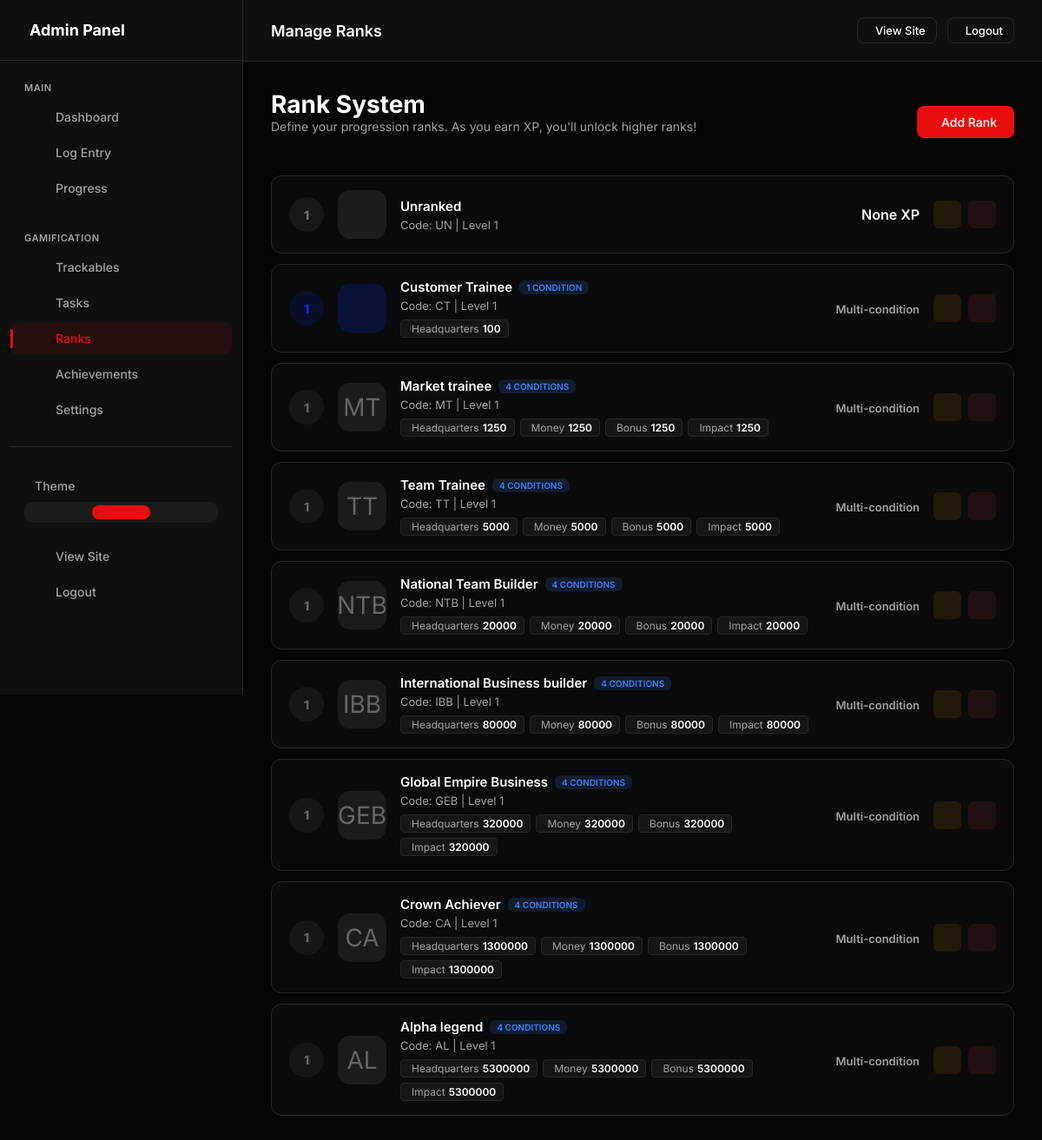
The page /admin/ranks (signed in) on the database its author committed.
### models.py (models this page shows, shortened)
class UserSettings(db.Model):
    __tablename__ = 'user_settings'
    id = db.Column(db.Integer, primary_key=True)
    user_id = db.Column(db.Integer, db.ForeignKey('users.id'), nullable=False, unique=True, index=True)
    accent_color = db.Column(db.String(20), default='#e90e0e')
    points_name = db.Column(db.String(20), default='XP')  # "XP", "Points", "Coins", etc.
    points_icon = db.Column(db.String(50), default='ph-lightning')
    daily_xp_goal = db.Column(db.Integer, default=50)
    perfect_day_bonus = db.Column(db.Integer, default=50)
    perfect_week_bonus = db.Column(db.Integer, default=500)
    streak_bonus_per_day = db.Column(db.Integer, default=5)  # Extra XP per streak day
    show_xp_animations = db.Column(db.Boolean, default=True)
    dark_mode = db.Column(db.Boolean, default=True)
    compact_view = db.Column(db.Boolean, default=False)
    show_dashboard_header = db.Column(db.Boolean, default=True)
    enable_youtube_sync = db.Column(db.Boolean, default=False)
    created_at = db.Column(db.DateTime, default=datetime.utcnow)
    updated_at = db.Column(db.DateTime, default=datetime.utcnow, onupdate=datetime.utcnow)

class CustomRank(db.Model):
    __tablename__ = 'custom_ranks'
    id = db.Column(db.Integer, primary_key=True)
    user_id = db.Column(db.Integer, db.ForeignKey('users.id'), nullable=False, index=True)
    level = db.Column(db.Integer, nullable=False, default=1)  # Numeric level
    name = db.Column(db.String(100), nullable=False)  # "Beginner", "Expert", etc.
    code = db.Column(db.String(10))  # Short code like "BT", "MS"
    description = db.Column(db.String(500))
    min_xp = db.Column(db.Integer, nullable=True)  # XP needed to reach this rank (nullable for multi-condition ranks)
    icon = db.Column(db.String(100))  # Icon path or phosphor icon
    color = db.Column(db.String(20), default='#666666')
    badge_image = db.Column(db.String(500))  # Path to badge image
    is_max_rank = db.Column(db.Boolean, default=False)
    created_at = db.Column(db.DateTime, default=datetime.utcnow)
    updated_at = db.Column(db.DateTime, default=datetime.utcnow, onupdate=datetime.utcnow)
    conditions = db.relationship('RankCondition', backref='rank', lazy=True, cascade='all, delete-orphan')

class RankCondition(db.Model):
    __tablename__ = 'rank_conditions'
    id = db.Column(db.Integer, primary_key=True)
    rank_id = db.Column(db.Integer, db.ForeignKey('custom_ranks.id'), nullable=False, index=True)
    condition_type = db.Column(db.String(50), nullable=False)  # See CONDITION_TYPES below
    threshold = db.Column(db.Integer, nullable=False)  # The value that must be reached
    custom_name = db.Column(db.String(100))  # User-defined name for this condition
    is_bucket = db.Column(db.Boolean, default=False)  # If True, only allocated entries count
    trackable_slug = db.Column(db.String(100))  # Used when condition_type is 'trackable_xp' or 'trackable_count'
    created_at = db.Column(db.DateTime, default=datetime.utcnow)

### app.py (the view)
    @app.route('/admin/ranks')
    @admin_required
    def admin_ranks():
        ranks = CustomRank.query.filter_by(
            user_id=current_user.id
        ).order_by(CustomRank.level).all()
        return render_template('admin/ranks.html', ranks=ranks)

### templates/admin/ranks.html (shortened to what this page needs)
{% extends "admin/base.html" %}
{% block page_title %}Manage Ranks{% endblock %}
{% block content %}
<div class="page-header">
    <div>
        <h1 class="page-title">Rank System</h1>
        <p class="page-intro">Define your progression ranks. As you earn {{ points_name }}, you'll unlock higher ranks!
        </p>
    </div>
    <div class="page-actions">
        <a href="{{ url_for('admin_rank_add') }}" class="btn btn-primary">
             Add Rank
        </a>
    </div>
</div>
{% if ranks %}
<div class="ranks-list">
    {% for rank in ranks %}
    <div class="rank-row">
        <div class="rank-level" style="background: {{ rank.color }}20; color: {{ rank.color }}">
            {{ rank.level }}
        </div>
        <div class="rank-icon-box" style="background: {{ rank.color }}30; color: {{ rank.color }}">
            {% if rank.icon %}
            <i class="ph {{ rank.icon }}"></i>
            {% else %}
            {{ rank.code or 'L' ~ rank.level }}
            {% endif %}
        </div>
        <div class="rank-info">
            <div class="rank-name">
                {{ rank.name }}
                {% if rank.conditions %}
                <span class="badge-conditions"
                    style="padding: 2px 8px; border-radius: 6px; font-size: 10px; font-weight: 600; background: rgba(59, 130, 246, 0.15); color: #3b82f6; text-transform: uppercase;">
                    {{ rank.conditions|length }} condition{{ 's' if rank.conditions|length != 1 else '' }}
                </span>
                {% endif %}
            </div>
            <div class="rank-meta">
                Code: {{ rank.code or '-' }} | Level {{ rank.level }}
            </div>
            {% if rank.conditions %}
            <div class="rank-conditions-list">
                {% for condition in rank.conditions %}
                <div class="condition-tag {% if condition.is_bucket %}bucket{% endif %}" >
                    <span>
                        {{ condition.custom_name if condition.custom_name else condition.condition_type|replace('_', '
                        ')|title }}
                    </span>
                    <strong>{{ condition.threshold }}</strong>
                </div>
                {% endfor %}
            </div>
            {% endif %}
        </div>
        <div class="rank-xp">
            {% if rank.conditions %}
            <span style="font-size: 13px; color: var(--text-muted);">Multi-condition</span>
            {% else %}
            {{ rank.min_xp|format_number }} {{ points_name }}
            {% endif %}
        </div>
        <div class="rank-actions">
            <a href="{{ url_for('admin_rank_edit', id=rank.id) }}" class="action-btn edit" title="Edit">
            </a>
            <form action="{{ url_for('admin_rank_delete', id=rank.id) }}" method="post"
                onsubmit="return confirmDelete(this, 'Rank')" style="display: inline;">
                <button type="submit" class="action-btn delete" title="Delete">
                </button>
            </form>
        </div>
    </div>
    {% endfor %}
</div>
{% endif %}
{% endblock %}

### templates/admin/base.html (style rules this page uses)
:root, [data-theme="dark"] { --bg-body: #050505; --bg-card: #0f0f0f; --bg-card-hover: #141414; --border: #262626; --accent: #e90e0e; --accent-rgb: 233, 14, 14; --accent-hover: #c70202; --text-main: #ffffff; --text-muted: #a3a3a3; --font-sans: 'Inter', sans-serif; --font-mono: 'JetBrains Mono', monospace; --success: #10b981; --warning: #f59e0b; --danger: #ef4444; }
* { margin: 0; padding: 0; box-sizing: border-box; }
body { background-color: var(--bg-body); color: var(--text-main); font-family: var(--font-sans); overflow-x: hidden; -webkit-font-smoothing: antialiased; min-height: 100vh; }
a { text-decoration: none; color: inherit; transition: 0.3s; }
button { border: none; background: none; cursor: pointer; font-family: inherit; }
.page-header { display: flex; justify-content: space-between; align-items: center; margin-bottom: 24px; flex-wrap: wrap; gap: 16px; }
.page-title { font-size: 28px; font-weight: 700; }
.page-actions { display: flex; gap: 12px; align-items: center; }
.action-btn { width: 32px; height: 32px; border-radius: 6px; display: flex; align-items: center; justify-content: center; transition: all 0.2s; cursor: pointer; border: 1px solid transparent; }
.action-btn.edit { background: rgba(245,158,11,0.1); color: #f59e0b; }
.action-btn.delete { background: rgba(239,68,68,0.1); color: #ef4444; }
.btn { padding: 10px 20px; border-radius: 8px; font-size: 14px; font-weight: 500; transition: all 0.3s ease; display: inline-flex; align-items: center; gap: 8px; cursor: pointer; border: none; }
.btn-primary { background: var(--accent); color: #fff; }

### templates/admin/ranks.html (style rules this page uses)
.page-intro { margin-bottom: 24px; color: var(--text-muted); font-size: 14px; }
.ranks-list { display: flex; flex-direction: column; gap: 12px; }
.rank-row { background: rgba(255, 255, 255, 0.02); border: 1px solid var(--border); border-radius: 12px; padding: 16px 20px; display: flex; align-items: center; gap: 16px; transition: all 0.2s; flex-wrap: wrap; }
.rank-level { width: 40px; height: 40px; background: rgba(255, 255, 255, 0.05); border-radius: 50%; display: flex; align-items: center; justify-content: center; font-weight: 800; font-size: 14px; color: var(--text-muted); flex-shrink: 0; }
.rank-icon-box { width: 56px; height: 56px; border-radius: 14px; display: flex; align-items: center; justify-content: center; font-size: 28px; flex-shrink: 0; background: rgba(255, 255, 255, 0.03); }
.rank-info { flex: 1; min-width: 200px; }
.rank-name { font-weight: 600; font-size: 15px; margin-bottom: 4px; display: flex; align-items: center; gap: 8px; }
.rank-meta { font-size: 13px; color: var(--text-muted); }
.rank-xp { font-size: 16px; font-weight: 600; color: var(--text-main); min-width: 100px; text-align: right; }
.rank-actions { display: flex; gap: 8px; }
.rank-conditions-list { margin-top: 8px; font-size: 12px; display: flex; flex-wrap: wrap; gap: 6px; }
.condition-tag { background: rgba(255, 255, 255, 0.05); border: 1px solid var(--border); padding: 2px 8px; border-radius: 4px; color: var(--text-muted); display: flex; align-items: center; gap: 4px; }
.condition-tag strong { color: var(--text-main); font-weight: 600; }

### rows shown on the page
UserSettings: points_name "XP"
CustomRank: level "1", name "Unranked", code "UN", min_xp "None"
CustomRank: level "1", name "Customer Trainee", conditions|length "1", code "CT", shows "Multi-condition"
RankCondition: custom_name "Headquarters", threshold "100"
CustomRank: level "1", code "MT", name "Market trainee", conditions|length "4", conditions "S", shows "Multi-condition"
RankCondition: custom_name "Headquarters", threshold "1250"
RankCondition: custom_name "Money", threshold "1250"
RankCondition: custom_name "Bonus", threshold "1250"
RankCondition: custom_name "Impact", threshold "1250"
CustomRank: level "1", code "TT", name "Team Trainee", conditions|length "4", conditions "S", shows "Multi-condition"
RankCondition: custom_name "Headquarters", threshold "5000"
RankCondition: custom_name "Money", threshold "5000"
RankCondition: custom_name "Bonus", threshold "5000"
RankCondition: custom_name "Impact", threshold "5000"
CustomRank: level "1", code "NTB", name "National Team Builder", conditions|length "4", conditions "S", shows "Multi-condition"
RankCondition: custom_name "Headquarters", threshold "20000"
RankCondition: custom_name "Money", threshold "20000"
RankCondition: custom_name "Bonus", threshold "20000"
RankCondition: custom_name "Impact", threshold "20000"
CustomRank: level "1", code "IBB", name "International Business builder", conditions|length "4", conditions "S", shows "Multi-condition"
RankCondition: custom_name "Headquarters", threshold "80000"
RankCondition: custom_name "Money", threshold "80000"
RankCondition: custom_name "Bonus", threshold "80000"
RankCondition: custom_name "Impact", threshold "80000"
CustomRank: level "1", code "GEB", name "Global Empire Business", conditions|length "4", conditions "S", shows "Multi-condition"
RankCondition: custom_name "Headquarters", threshold "320000"
RankCondition: custom_name "Money", threshold "320000"
RankCondition: custom_name "Bonus", threshold "320000"
RankCondition: custom_name "Impact", threshold "320000"
CustomRank: level "1", code "CA", name "Crown Achiever", conditions|length "4", conditions "S", shows "Multi-condition"
RankCondition: custom_name "Headquarters", threshold "1300000"
RankCondition: custom_name "Money", threshold "1300000"
RankCondition: custom_name "Bonus", threshold "1300000"
RankCondition: custom_name "Impact", threshold "1300000"
CustomRank: level "1", code "AL", name "Alpha legend", conditions|length "4", conditions "S", shows "Multi-condition"
RankCondition: custom_name "Headquarters", threshold "5300000"
RankCondition: custom_name "Money", threshold "5300000"
RankCondition: custom_name "Bonus", threshold "5300000"
RankCondition: custom_name "Impact", threshold "5300000"
